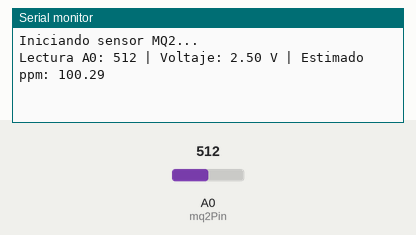
This sketch was run on a simulated Arduino Uno, built with avr-gcc and run on an emulated ATmega328P. Shown: the last lines printed to the serial monitor. Inputs (shaded band) come from the test bench; at power-on: A0 (mq2Pin) = 512.

Above: at 3.2 s.
3.3 s: A0 (mq2Pin) set to 1004
At 4.3 s:
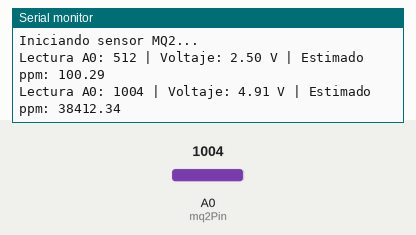
6.0 s: A0 (mq2Pin) set to 1023
At 7.1 s:
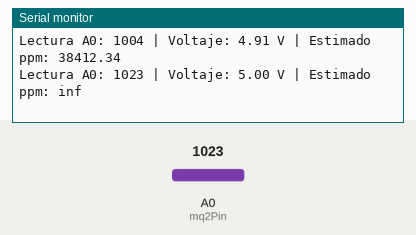

The sketch:

SensorMQ2.ino
```cpp
// MQ2 conectado al pin A0
const int mq2Pin = A0;

// Variables para la lectura
int rawValue = 0;
float voltage = 0.0;
float ppm_estimate = 0.0;

// Variables para conversión simulada a ppm (NO es precisa)
float Ro = 10.0; // Valor de resistencia base del sensor calibrado en aire limpio (kΩ)

void setup() {
  Serial.begin(9600);
  delay(2000); // Esperar a que el sensor se caliente un poco
  Serial.println("Iniciando sensor MQ2...");
}

void loop() {
  rawValue = analogRead(mq2Pin);              // Leer valor analógico
  voltage = (rawValue * 5.0) / 1023.0;         // Convertir a voltaje (si Vref = 5V)

  // Convertir a resistencia del sensor (Rs)
  float Rs = ((5.0 - voltage) / voltage) * 10.0; // 10kΩ es la resistencia de carga RL
  float ratio = Rs / Ro;                         // Rs/Ro

  // Estimar ppm con una curva genérica tipo MQ2 (log-log)
  // Esto es solo ilustrativo y depende del gas
  // Fórmula: ppm = a * (Rs/Ro)^b  → Aquí usamos valores simulados para CO
  float a = 100;     // Constante simulada
  float b = -1.5;    // Exponente negativo típico en gases

  ppm_estimate = a * pow(ratio, b);

  // Imprimir resultados
  Serial.print("Lectura A0: ");
  Serial.print(rawValue);
  Serial.print(" | Voltaje: ");
  Serial.print(voltage, 2);
  Serial.print(" V | Estimado ppm: ");
  Serial.println(ppm_estimate, 2);

  delay(2000); // Esperar 2 segundos entre lecturas
}
```

Measured:
- the behaviour switches between 1022 and 1023 on A0 (mq2Pin) (found by bisection; images 1 and 2)
- after the input at 3.3 s, the serial monitor: prints a new line after 0.72 s (image 1)
- after the input at 6.0 s, the serial monitor: prints a new line at once (image 2)
